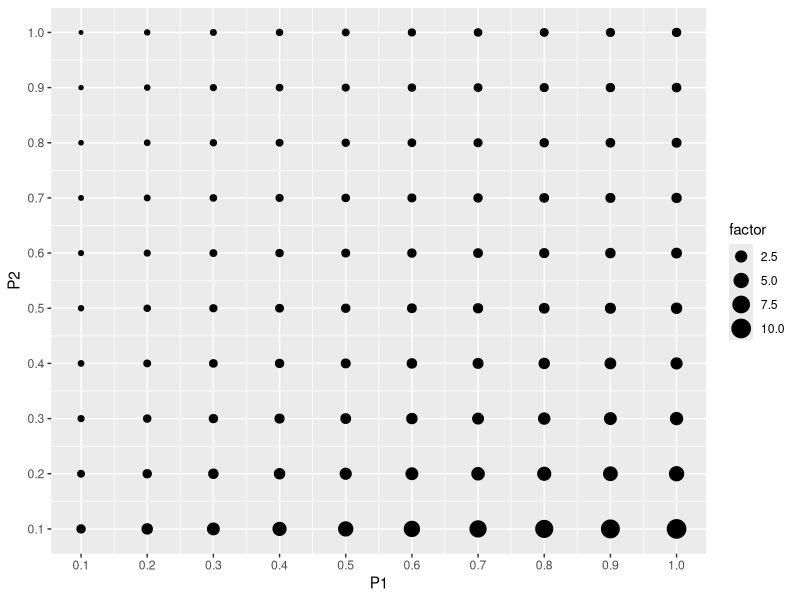

This chart was generated by the following R code:
library(tidyverse)
# Is the Guinness factory adding enough barley?
bayesian <- data.frame('P1' = rep(seq(0.1, 1, 0.1), 10),
                       'P2' = rep(seq(0.1, 1, 0.1), each = 10))
bayesian$factor <- bayesian$P1/bayesian$P2

ggplot(bayesian, aes(x = P1, y = P2)) +
  geom_point(aes(size = factor)) +
  scale_x_continuous(breaks = seq(0.1, 1, 0.1)) +
  scale_y_continuous(breaks = seq(0.1, 1, 0.1))


# A dice game: 1 for 6, 0 for others
samples <- list()
for(i in 1:6){
  sample <- c(rep(1, i), rep(0, 6-i))
  samples[[i]] <- sample
}

results <- c()
for(H in 1:6){
  probs <- c()
  sample <- samples[[H]]
  for(i in 1:10000){
    dice_data <- sample(sample, 20, T)
    prob <- sum(dice_data) == 7
    probs <- c(probs, prob)
  }
  results <- c(results, mean(probs))
}